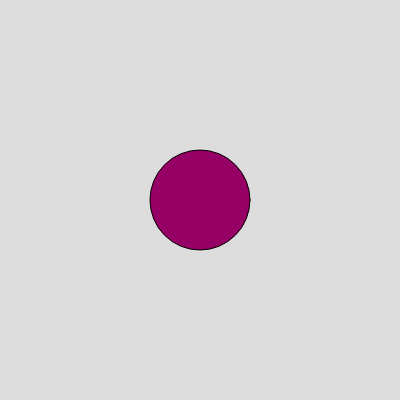
Frame 1 (no input)
Frame 60 (no input): identical to frame 1, image omitted
Frame 120 (the mouse pressed at the canvas centre since frame 60): identical to frame 1, image omitted

The p5.js sketch that drew this single still picture (run headless with seeded random() and noise() and a simulated clock; from frame 60 on, the mouse is pressed at the canvas centre):

// p5.js sketch
// ── sketch.js
function setup() {
  createCanvas(400, 400);
  print('my first sketch in code');
}

function draw() {
  background(220);
  fill(150,0,100);
  ellipse(width/2, height/2, 100,100);
}
